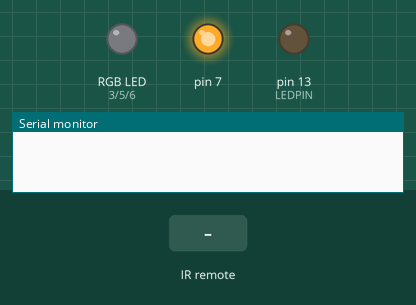
Bench run of a sketch on a simulated Arduino Uno, built with avr-gcc and run on an emulated ATmega328P. On the bench: an RGB LED mixed from three pins (HIGH = lit), output pins drawn as LEDs (lit = HIGH), the last lines printed to the serial monitor. Inputs (shaded band) come from the test bench. Dim RGB values are drawn brighter than linear; random numbers use the default seed unless the sketch sets one.

Above: at 1.2 s.
1.3 s: infrared code 0x12 received
At 1.75 s:
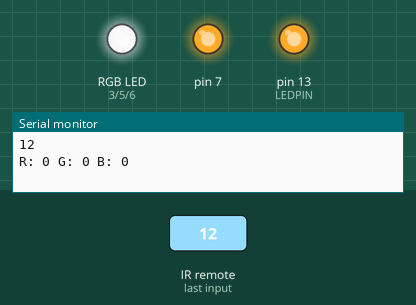
4.6 s: infrared code 0xA received
At 5.5 s:
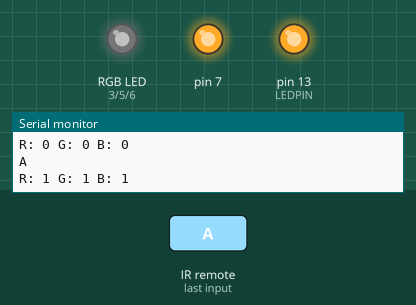
7.9 s: infrared code 0x7 received
At 12.0 s:
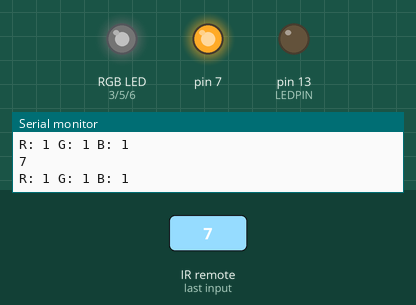
Timing chart, 0 to 13.5 s (numbered marks = the images above; inputs shaded):
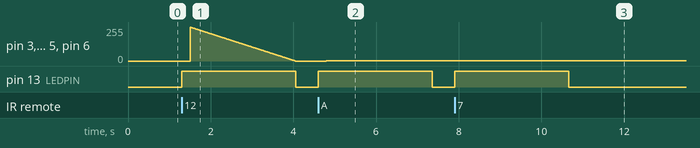

Measured:
- after the input at 1.3 s, pin 13 (LEDPIN): LOW → HIGH at once, → LOW 2.8 s later
- after the input at 4.6 s, pin 3 (RPIN), pin 5 (GPIN), pin 6 (BPIN): 0/255 → 1/255 after 0.20 s; pin 13 (LEDPIN): LOW → HIGH at once, → LOW 2.8 s later
- after the input at 7.9 s, pin 13 (LEDPIN): LOW → HIGH at once, → LOW 2.8 s later

The sketch:

rgb_led_controller_remote.ino
```cpp
#include <IRremote.h>

#define RPIN 3           //Red channel pin number
#define GPIN 5           //Green channel pin number
#define BPIN 6           //Blue channel pin number
#define LEDPIN 13         //Remote feedback led pin number

struct color {
  int red;
  int green;
  int blue;
};

struct remoteCommand {
  bool repeat;
  uint8_t command;
};

struct color prevColor, nextColor, transitionColor, tempColor;
long colGenTime;
bool paused=false, saveMode=false, enabled=true;
int duration = 10;      //duration between color change

color generateColor(){
  //define a new color struct
  struct color newColor;

  //get random values for R G B
  randomSeed(random(analogRead(A0)));
  int rVal = random(256);
  randomSeed(random(analogRead(A0)));
  int gVal = random(256);
  randomSeed(random(analogRead(A0)));
  int bVal = random(256);

  //Lower intensity color prevention code
  if(rVal<100 && gVal<100 && bVal<100){
    switch(random(100)%3){
      case 0:
        rVal = random(150, 256);
        gVal = random(100);
        bVal = random(100);
        break;
      case 1:
        rVal = random(100);
        gVal = random(150, 256);
        bVal = random(100);
        break;
      case 2:
        rVal = random(100);
        gVal = random(100);
        bVal = random(150, 256);
        break;
    }
  }

  newColor.red = rVal;
  newColor.green = gVal;
  newColor.blue = bVal;
  return newColor;
}

void colorTransition(){
  //Transition from one color to another
  printDebugData();
  digitalWrite(LEDPIN, HIGH);
  for(int i=0; i<255; i++){
    if(transitionColor.red!=nextColor.red){
      if(transitionColor.red > nextColor.red){
        transitionColor.red--;
      } else {
        transitionColor.red++;
      }
    }
    if(transitionColor.green!=nextColor.green){
      if(transitionColor.green > nextColor.green){
        transitionColor.green--;
      } else {
        transitionColor.green++;
      }
    }
    if(transitionColor.blue!=nextColor.blue){
      if(transitionColor.blue > nextColor.blue){
        transitionColor.blue--;
      } else {
        transitionColor.blue++;
      }
    }
    analogWrite(RPIN, transitionColor.red);
    analogWrite(GPIN, transitionColor.green);
    analogWrite(BPIN, transitionColor.blue);
    delay(10);
  }
  digitalWrite(LEDPIN, LOW);
}

void handleRemoteCode(struct remoteCommand readCode){
  color savedColor;
  if(!readCode.repeat){
    switch(readCode.command){
      case 0x12:              //power
        if(enabled){
          tempColor = prevColor;
          prevColor = nextColor;
          nextColor.red = 0;
          nextColor.green = 0;
          nextColor.blue = 0;
          enabled = false;
        } else {
          nextColor = prevColor;
          prevColor = tempColor;
          enabled = true;
        }
        colorTransition();
        colGenTime = millis();
        break;
      case 0x1:               //play-pause
        paused = !paused;
        break;
      case 0x2:               //prev
        if(enabled){
          nextColor = prevColor;
          colorTransition();
          colGenTime = millis();
        }
        break;
      case 0x3:               //next
        if(enabled){
          prevColor = nextColor;
          nextColor = generateColor();
          colorTransition();
          colGenTime = millis();
        }
        break;
      case 0x5:               //Vol-
        duration -= (duration-5)<5?0:5;
        Serial.print("Duration: ");
        Serial.println(duration);
        break;
      case 0x6:               //Vol+
        duration += 5;
        Serial.print("Duration: ");
        Serial.println(duration);
        break;
      case 0x9:               //U/SD
        saveMode=true;
        break;
      case 0x7:               //0
        if(saveMode){
          savedColor = nextColor;
          saveColor(0, savedColor);
          saveMode = false;
        } else {
          savedColor = loadColor(0);
          prevColor = nextColor;
          nextColor = savedColor;
          colorTransition();
          paused = true;
        }
        colGenTime = millis();
        break;
      case 0xA:               //1
        if(saveMode){
          savedColor = nextColor;
          saveColor(1, savedColor);
          saveMode = false;
        } else {
          savedColor = loadColor(1);
          prevColor = nextColor;
          nextColor = savedColor;
          colorTransition();
          paused = true;
        }
        colGenTime = millis();
        break;
      case 0x1B:               //2
        if(saveMode){
          savedColor = nextColor;
          saveColor(2, savedColor);
          saveMode = false;
        } else {
          savedColor = loadColor(2);
          prevColor = nextColor;
          nextColor = savedColor;
          colorTransition();
          paused = true;
        }
        colGenTime = millis();
        break;
      case 0x1F:               //3
        if(saveMode){
          savedColor = nextColor;
          saveColor(3, savedColor);
          saveMode = false;
        } else {
          savedColor = loadColor(3);
          prevColor = nextColor;
          nextColor = savedColor;
          colorTransition();
          paused = true;
        }
        colGenTime = millis();
        break;
      case 0xC:               //4
        if(saveMode){
          savedColor = nextColor;
          saveColor(4, savedColor);
          saveMode = false;
        } else {
          savedColor = loadColor(4);
          prevColor = nextColor;
          nextColor = savedColor;
          colorTransition();
          paused = true;
        }
        colGenTime = millis();
        break;
      case 0xD:               //5
        if(saveMode){
          savedColor = nextColor;
          saveColor(5, savedColor);
          saveMode = false;
        } else {
          savedColor = loadColor(5);
          prevColor = nextColor;
          nextColor = savedColor;
          colorTransition();
          paused = true;
        }
        colGenTime = millis();
        break;
      case 0xE:               //6
        if(saveMode){
          savedColor = nextColor;
          saveColor(6, savedColor);
          saveMode = false;
        } else {
          savedColor = loadColor(6);
          prevColor = nextColor;
          nextColor = savedColor;
          colorTransition();
          paused = true;
        }
        colGenTime = millis();
        break;
      case 0x0:               //7
        if(saveMode){
          savedColor = nextColor;
          saveColor(7, savedColor);
          saveMode = false;
        } else {
          savedColor = loadColor(7);
          prevColor = nextColor;
          nextColor = savedColor;
          colorTransition();
          paused = true;
        }
        colGenTime = millis();
        break;
      case 0xF:               //8
        if(saveMode){
          savedColor = nextColor;
          saveColor(8, savedColor);
          saveMode = false;
        } else {
          savedColor = loadColor(8);
          prevColor = nextColor;
          nextColor = savedColor;
          colorTransition();
          paused = true;
        }
        colGenTime = millis();
        break;
      case 0x19:               //9
        if(saveMode){
          savedColor = nextColor;
          saveColor(9, savedColor);
          saveMode = false;
        } else {
          savedColor = loadColor(9);
          prevColor = nextColor;
          nextColor = savedColor;
          colorTransition();
          paused = true;
        }
        colGenTime = millis();
        break;
    }
  }
}

void printDebugData(){
  String data = "R: " + String(nextColor.red, DEC);
  data += " G: " + String(nextColor.green, DEC);
  data += " B: " + String(nextColor.blue, DEC);
  Serial.println(data);
}

void setup() {

  //test code remove in production
  //--------- CUT HERE ---------------
  pinMode(RPIN, OUTPUT);
  pinMode(GPIN, OUTPUT);
  pinMode(BPIN, OUTPUT);
  pinMode(7, OUTPUT);
  digitalWrite(7, HIGH);
  //--------- CUT HERE ---------------

  pinMode(LEDPIN, HIGH);
  randomSeed(analogRead(A0));
  Serial.begin(9600);
  initRemote();
  transitionColor.red = 255;
  transitionColor.green = 255;
  transitionColor.blue = 255;
  colGenTime = millis();
}

void loop() {
  // put your main code here, to run repeatedly:
  if(!paused && enabled && (millis()-colGenTime >= (duration * 1000))){
    prevColor = nextColor;
    nextColor = generateColor();
    colorTransition();
    colGenTime = millis();
  }
  struct remoteCommand readCode;
  readCode = readRemote(LEDPIN);
  if(readCode.command!= 0xFF){
    Serial.println(readCode.command, HEX);
    handleRemoteCode(readCode);
  }
}
```

remote_handler.ino
```cpp
#include <IRremote.h>

const int RECV_PIN = 4;

void initRemote(){
  IrReceiver.begin(RECV_PIN);
}

struct remoteCommand readRemote(int ledPin){
  if (IrReceiver.decode()){
    if(IrReceiver.decodedIRData.protocol != UNKNOWN){
      digitalWrite(ledPin, HIGH);
      struct remoteCommand newCode;
//      Serial.println(IrReceiver.decodedIRData.command, HEX);
      if (IrReceiver.decodedIRData.flags && (IRDATA_FLAGS_IS_AUTO_REPEAT || IRDATA_FLAGS_IS_REPEAT)){
        newCode.repeat = true;
        newCode.command = IrReceiver.decodedIRData.command;
      } else {
        newCode.repeat = false;
        newCode.command = IrReceiver.decodedIRData.command;
      }
      delay(200);
      IrReceiver.resume();
      digitalWrite(ledPin, LOW);
      return newCode;
    }

  }
  struct remoteCommand newCode;
  newCode.repeat = false;
  newCode.command = 0xFF;
  IrReceiver.resume();
  return newCode;
}

void irTestFunc(){
  if (IrReceiver.decode()){
    if(IrReceiver.decodedIRData.protocol != UNKNOWN){
      IrReceiver.printIRResultShort(&Serial);
      delay(200);
    }
    IrReceiver.resume();
  }
}
```

storageHandler.ino
```cpp
#include <EEPROM.h>

void saveColor(int pos, color newColor){
  uint16_t address = pos * sizeof(newColor);
  EEPROM.put(address, newColor);
}

struct color loadColor(int pos){
  color arr;
  uint16_t address = pos * sizeof(arr);
  EEPROM.get(address, arr);
  arr.red = abs(arr.red);
  arr.green = abs(arr.green);
  arr.blue = abs(arr.blue);
  return arr;
}
```
